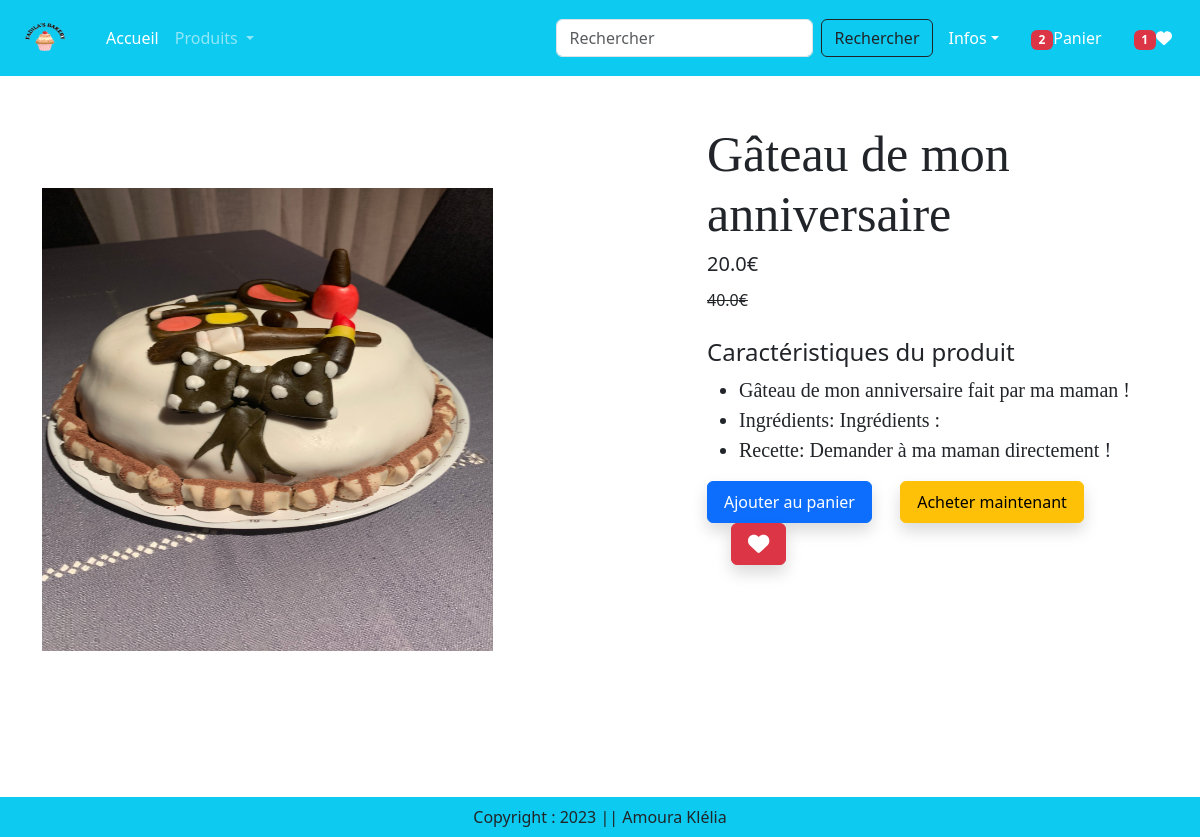
The app's page /product-detail/10 (signed in) with its own data.
### app/models.py (models this page shows, shortened)
class Product(models.Model):
    title = models.CharField(max_length=100)
    selling_price = models.FloatField()
    discounted_price = models.FloatField()
    description = models.TextField()
    composition = models.TextField(default='')
    prodapp = models.TextField(default='')
    category = models.CharField(choices=CATEGORY_CHOICES, max_length=2)
    product_image = models.ImageField(upload_to='product')

### app/views.py (the view)
# urls.py: path("product-detail/<int:pk>", views.ProductDetail.as_view(), name="product-detail"),
@method_decorator(login_required, name='dispatch')
class ProductDetail(View):
   def get(self,request,pk):
       product = Product.objects.get(pk=pk)
       wishlist = Wishlist.objects.filter(Q(product=product) & Q(user=request.user))
       totalitem = 0
       wishitem = 0
       if request.user.is_authenticated:
           totalitem = len(Cart.objects.filter(user=request.user))
           wishitem = len(Wishlist.objects.filter(user=request.user))
       return render(request, "app/productdetail.html",locals())

### app/templates/app/productdetail.html (shortened to what this page needs)
{% extends 'app/base.html' %}
{% load static %}
{% block main-content %}
    <div class="container my-5">
    <div class="row flex justify-content-between">
        <div class="img2 col-lg-5 mt-5">
            <img src="{{product.product_image.url}}" class="image col-xs-6 col-sm-12 col-lg-12 mt-3 text-sm-center w-100 h-75" alt="">
        </div>
        <div class="productdetail col-lg-5">
            <h1 style="font-family: Georgia; font-size: 50px;">{{product.title}}</h1>
            <h5>{{ product.discounted_price }}€</h5>
            <small class="text-decoration-line-through text-muted fs-5"></small><del>{{ product.selling_price }}€</del>
            <br><br><h4>Caractéristiques du produit</h4>
            <ul class="fs-5" style="font-family: Rajdhani;">
                <li>{{product.description}}</li>
                <li>Ingrédients: {{product.composition}}</li>
                <li>Recette:  {{product.prodapp}}</li>
            </ul>
            <form action="/add-to-cart" class="d-inline">
                <button type="submit" class="btn btn-primary shadow px-3 py-2">Ajouter au panier</button>
            </form>
            <a href="{% url 'showcart' %}" class="btn btn-warning shadow px-3 py-2 ms-4">Acheter maintenant</a>
            {% if wishlist %}
            <a pid="{{ product.id }}" class="minus-wishlist btn btn-danger shadow px-3 py-2 ms-4"><i class="fas fa-heart fa-lg"></i></a>
            {% else %}
            <a pid="{{ product.id }}" class="plus-wishlist btn btn-success shadow px-3 py-2 ms-4"><i class="fas fa-heart fa-lg"></i></a>
            {% endif %}
             </div>
        </div>
    </div>
{% endblock main-content %}

### records on screen
Product: product_image (picture), title "Gâteau de mon anniversaire", discounted_price "20.0", selling_price "40.0", description "Gâteau de mon anniversaire fait par ma maman !", composition "Ingrédients :", prodapp "Demander à ma maman directement !"

### other values on screen
{{ totalitem }} "2"
{{ wishitem }} "1"
